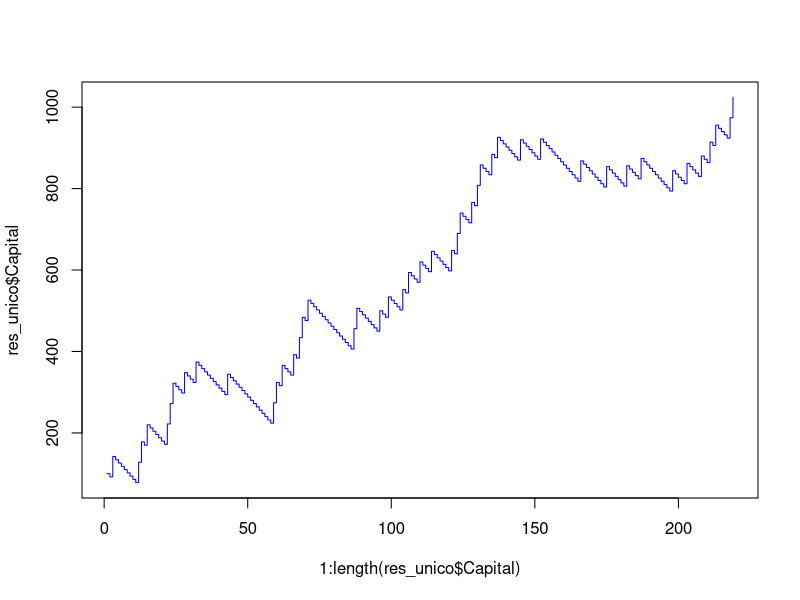

Write the R code that produced this figure.
dados <- function(){
  res <- sample(1:6,size =2,replace=TRUE)
  return(res)
}
juego <- function(capital){
  num <- 0
  flag <- 1
  capital_T <- c(capital) 
  while(capital>=8 && capital <= 1000){
    res <- dados()
    num <- num + 1

    if (res[1]==res[2]){ # Si tenemos mas de 2 podemos usar max igual a min asi todos serán iguales si coinciden
      capital <- capital + 50
    }else{
      capital <- capital - 8
    }
    capital_T <- c(capital_T,capital)
  }
  if(capital<8){
    # cat('El capital es insuficiente para iniciar el juego')
    flag <- 0
  }
  return(list(Capital = capital_T, Partidas = num, Alerta = flag)) # Parecido a diccionario
}

res_unico <- juego(100)
plot(1:length(res_unico$Capital), res_unico$Capital, type = 's', col = 'blue')

# 2. Ejecuta las 1000 simulaciones (usamos 'replicate' que es más limpio, o 'lapply')
res_mil <- replicate(10000, juego(100), simplify = FALSE)

# 3. Opción corregida manteniendo tu lógica (usando 'j'):
partidas <- sapply(1:10000, function(k) { res_mil[[k]]$Partidas })[
  sapply(1:10000, function(j) { res_mil[[j]]$Alerta }) == 0
]

# 4. Resultados finales
mean(partidas)
length(partidas)


##########################
# Ejercicio 2
##########################
# Inicia: 6am
# Finaliza: 6pm
# Minutos de atención: 12*60 = 720



duracion <- function(ntelefono){
  if(ntelefono == 1){
    return(rpois(1, lambda=2.5))
  } else if(ntelefono == 2){
    return(rpois(1, lambda=3.1))
  } else {
    return(rpois(1, lambda=1.2))
  }
}

tespera <- function(n){
  return(rexp(n, rate = 1/1.5))
}

# Simulamos
sim_telefono <- function(horas){
  # Número de llamadas por minuto
  nllamadas <<- rpois(horas * 60, lambda=2.7)
  espera <- numeric(horas * 60)
  espera[1] <- ifelse(nllamadas[1] > 3, nllamadas[1] - 3, 0)
  
  telefonos <- matrix(0, nrow=horas * 60, ncol=3)
  size_val <- ifelse(nllamadas[1] > 3, 3, nllamadas[1])
  if(size_val > 0) {
    telefonos[1, sample(1:3, size = size_val, replace=FALSE)] <- 1
  }
  
  for(i in 2:(horas * 60)){
    resta_llamadas <- ifelse(espera[i-1]>0,sum(tespera(espera[i-1]) < 1),0)
    espera[i] <- espera[i-1] + nllamadas[i] - resta_llamadas
  }
  return(list(espera,telefonos))
} 

sim_telefono(0.25)
